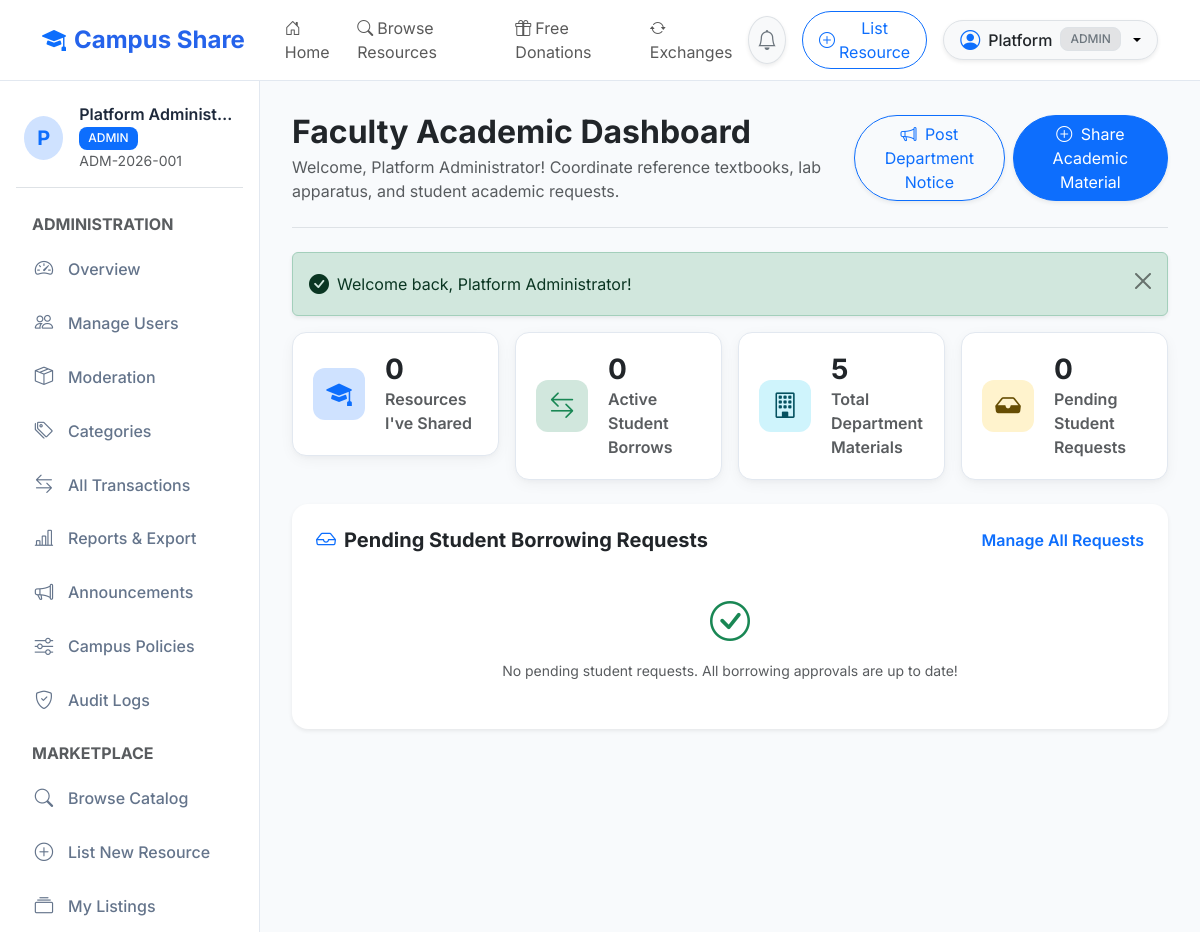
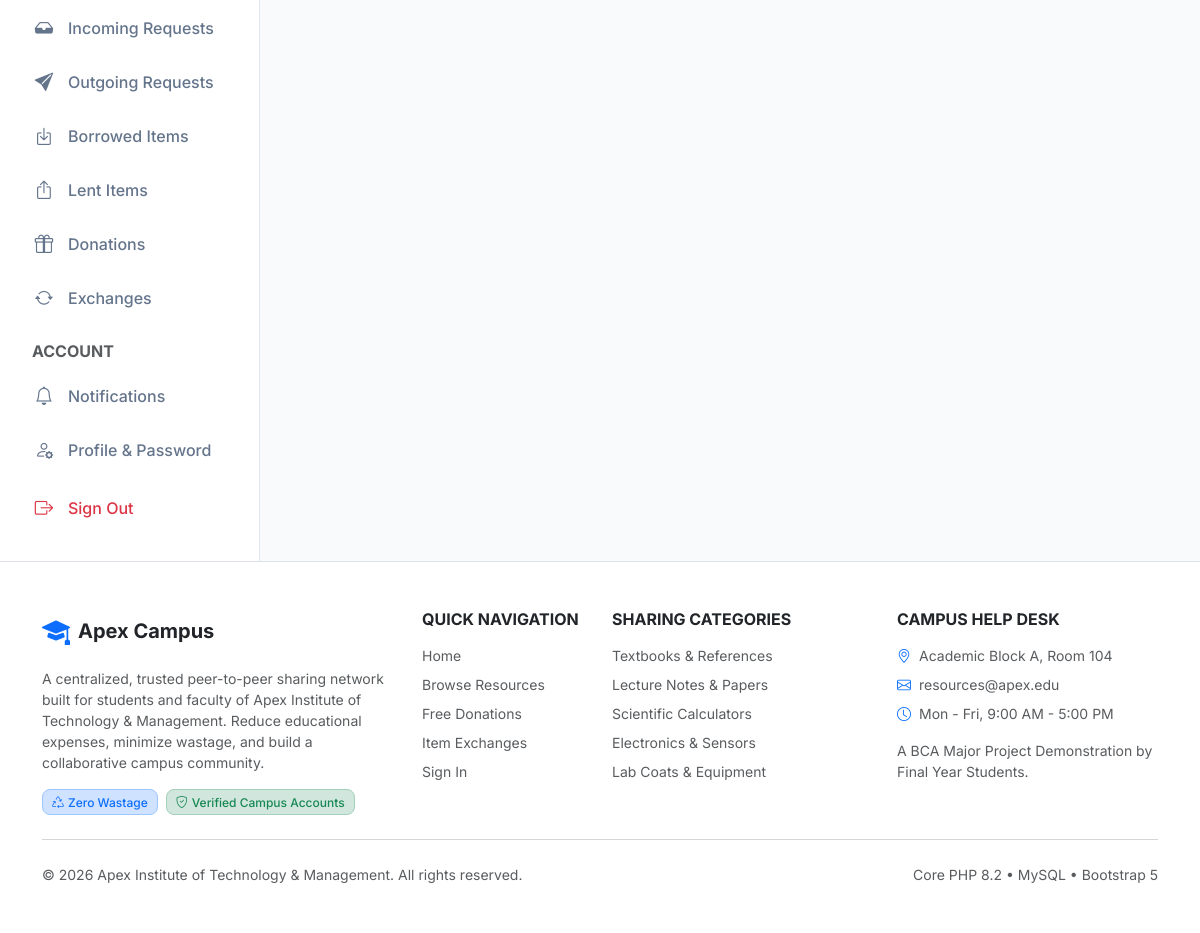
Page /faculty/dashboard.php (signed in) on the committed database (2 pictures, top to bottom).
### tables this page shows
CREATE TABLE `users` (
    `id` INT AUTO_INCREMENT PRIMARY KEY,
    `full_name` VARCHAR(100) NOT NULL,
    `email` VARCHAR(150) NOT NULL UNIQUE,
    `password_hash` VARCHAR(255) NOT NULL,
    `institution_id` VARCHAR(50) NOT NULL UNIQUE,
    `department_id` INT NULL,
    `role` ENUM('student', 'faculty', 'admin') NOT NULL DEFAULT 'student',
    `course` VARCHAR(100) NULL,
    `semester` INT NULL,
    `designation` VARCHAR(100) NULL,
    `phone` VARCHAR(30) NULL,
    `profile_image` VARCHAR(255) NULL,
    `account_status` ENUM('active', 'suspended', 'pending') NOT NULL DEFAULT 'active',
    `created_at` TIMESTAMP DEFAULT CURRENT_TIMESTAMP,
    `updated_at` TIMESTAMP DEFAULT CURRENT_TIMESTAMP ON UPDATE CURRENT_TIMESTAMP,
    INDEX `idx_users_role` (`role`),
    INDEX `idx_users_status` (`account_status`),
    CONSTRAINT `fk_users_department` FOREIGN KEY (`department_id`) REFERENCES `departments`(`id`) ON DELETE SET NULL
);

### faculty/dashboard.php (the view, shortened to what the rows shown need)
<?php
require_role(['faculty', 'admin']);
require_once BASE_PATH . '/includes/header.php';
?>
<div class="dashboard-layout">
    <?php require_once BASE_PATH . '/includes/sidebar.php'; ?>
    <main class="dashboard-content">
        <div class="d-flex flex-column flex-md-row justify-content-between align-items-md-center pb-4 mb-4 border-bottom gap-3">
            <div>
                <h2 class="fw-bold text-dark mb-1">Faculty Academic Dashboard</h2>
                <p class="text-muted mb-0">Welcome, <?= e($user['full_name']) ?>! Coordinate reference textbooks, lab apparatus, and student academic requests.</p>
            </div>
        </div>
    </main>
</div>
<?php require_once BASE_PATH . '/includes/footer.php'; ?>

### includes/navbar.php (shortened to what the rows shown need)
<?php
$currentUser = is_logged_in() ? current_user() : null;
?>
<nav class="navbar navbar-expand-lg navbar-custom sticky-top py-2">
    <div class="container">
        <div class="collapse navbar-collapse" id="navbarMain">
            <div class="d-flex align-items-center gap-3">
                <?php if ($currentUser): ?>
                    <a href="<?= APP_URL ?>/student/notifications.php" class="btn btn-light position-relative rounded-circle border shadow-sm p-2" title="Notifications">
                        <i class="bi bi-bell text-secondary fs-5"></i>
                    </a>
                    <a href="<?= APP_URL ?>/student/add_resource.php" class="btn btn-outline-primary rounded-pill px-3 py-1 text-sm d-none d-sm-inline-flex align-items-center gap-1">
                        <i class="bi bi-plus-circle"></i>
                        <span>List Resource</span>
                    </a>
                    <div class="dropdown">
                        <button class="btn btn-light dropdown-toggle border rounded-pill d-flex align-items-center gap-2 py-1 px-3 shadow-sm" type="button" data-bs-toggle="dropdown" aria-expanded="false">
                            <i class="bi bi-person-circle fs-5 text-primary"></i>
                            <span class="fw-medium text-dark"><?= e(explode(' ', $currentUser['full_name'])[0]) ?></span>
                            <span class="badge bg-secondary-subtle text-secondary border text-xs"><?= strtoupper($currentUser['role']) ?></span>
                        </button>
                    </div>
                <?php else: ?>
                    <a href="<?= APP_URL ?>/login.php" class="btn btn-outline-primary rounded-pill px-4">Sign In</a>
                    <a href="<?= APP_URL ?>/register.php" class="btn btn-primary rounded-pill px-4">Register</a>
                <?php endif; ?>
            </div>
        </div>
    </div>
</nav>

### includes/sidebar.php (shortened to what the rows shown need)
<?php
$user = current_user();
?>
<aside class="dashboard-sidebar">
    <div class="d-flex align-items-center gap-3 mb-4 pb-3 border-bottom px-2">
        <div class="rounded-circle bg-primary-subtle text-primary d-flex align-items-center justify-content-center fw-bold fs-5" style="width: 44px; height: 44px;">
            <?= strtoupper(substr($user['full_name'], 0, 1)) ?>
        </div>
        <div class="overflow-hidden">
            <h6 class="mb-0 text-truncate fw-semibold"><?= e($user['full_name']) ?></h6>
            <span class="badge bg-primary text-white text-xs text-uppercase"><?= e($user['role']) ?></span>
            <small class="d-block text-muted text-xs text-truncate"><?= e($user['institution_id']) ?></small>
        </div>
    </div>
</aside>

### rows in the picture
users: full_name "Platform", role "ADMIN", full_name "P", full_name "Platform Administ…", institution "ADM-2026-001", full_name "Platform Administrator"

### other values in the picture
$msg "Welcome back, Platform Administrator!"
$facultyMetrics['my_resources'] "0"
$facultyMetrics['active_borrows'] "0"
$facultyMetrics['dept_resources'] "5"
$facultyMetrics['pending_requests'] "0"
APP_NAME "Apex Campus"
INSTITUTION_NAME "Apex Institute of Technology & Management"
get_setting('campus_help_desk', 'Academic Block A, Room 104') "Academic Block A, Room 104"
get_setting('campus_contact_email', 'resources@apex.edu') "resources@apex.edu"
